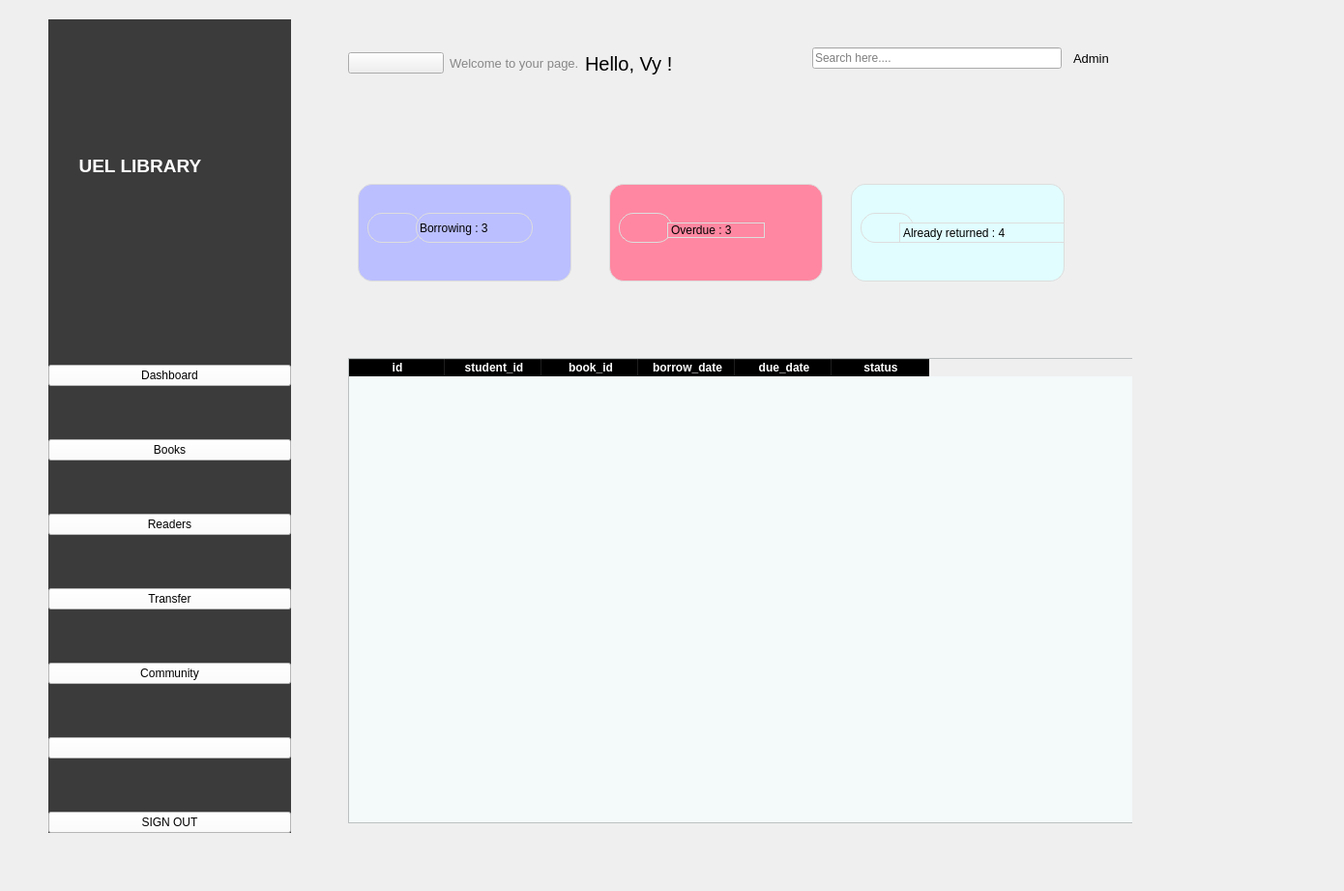
<?xml version="1.0" encoding="UTF-8"?>
<ui version="4.0">
 <class>MainWindow</class>
 <widget class="QMainWindow" name="MainWindow">
  <property name="geometry">
   <rect>
    <x>0</x>
    <y>0</y>
    <width>1390</width>
    <height>921</height>
   </rect>
  </property>
  <property name="windowTitle">
   <string>MainWindow</string>
  </property>
  <widget class="QWidget" name="centralwidget">
   <widget class="QWidget" name="icon_text_widget" native="true">
    <property name="geometry">
     <rect>
      <x>50</x>
      <y>20</y>
      <width>251</width>
      <height>841</height>
     </rect>
    </property>
    <property name="styleSheet">
     <string notr="true">background-color: rgb(0, 0, 167);
background-color: rgb(59, 59, 59);</string>
    </property>
    <layout class="QVBoxLayout" name="verticalLayout_3">
     <property name="spacing">
      <number>55</number>
     </property>
     <item>
      <layout class="QHBoxLayout" name="horizontalLayout">
       <item>
        <widget class="QLabel" name="label_3">
         <property name="minimumSize">
          <size>
           <width>19</width>
           <height>0</height>
          </size>
         </property>
         <property name="font">
          <font>
           <pointsize>14</pointsize>
           <weight>75</weight>
           <bold>true</bold>
          </font>
         </property>
         <property name="styleSheet">
          <string notr="true">QLabel {
    color: white;
}
</string>
         </property>
         <property name="text">
          <string>      UEL LIBRARY</string>
         </property>
        </widget>
       </item>
      </layout>
     </item>
     <item>
      <layout class="QVBoxLayout" name="verticalLayout">
       <item>
        <widget class="QPushButton" name="pushButton_2">
         <property name="styleSheet">
          <string notr="true">background-color: rgb(255, 255, 255);</string>
         </property>
         <property name="text">
          <string>Dashboard</string>
         </property>
         <property name="icon">
          <iconset resource="../../LIBRARY/resources.qrc">
           <normaloff>:/icons/icons/grid.svg</normaloff>:/icons/icons/grid.svg</iconset>
         </property>
         <property name="checkable">
          <bool>true</bool>
         </property>
         <property name="autoExclusive">
          <bool>false</bool>
         </property>
        </widget>
       </item>
       <item>
        <widget class="QPushButton" name="pushButton_7">
         <property name="styleSheet">
          <string notr="true">background-color: rgb(255, 255, 255);</string>
         </property>
         <property name="text">
          <string>Books</string>
         </property>
         <property name="icon">
          <iconset resource="../../LIBRARY/resources.qrc">
           <normaloff>:/icons/icons/book-open.svg</normaloff>:/icons/icons/book-open.svg</iconset>
         </property>
         <property name="checkable">
          <bool>true</bool>
         </property>
         <property name="autoExclusive">
          <bool>false</bool>
         </property>
        </widget>
       </item>
       <item>
        <widget class="QPushButton" name="pushButton_9">
         <property name="styleSheet">
          <string notr="true">background-color: rgb(255, 255, 255);</string>
         </property>
         <property name="text">
          <string>Readers</string>
         </property>
         <property name="icon">
          <iconset resource="../../LIBRARY/resources.qrc">
           <normaloff>:/icons/icons/eye.svg</normaloff>:/icons/icons/eye.svg</iconset>
         </property>
         <property name="checkable">
          <bool>true</bool>
         </property>
         <property name="autoExclusive">
          <bool>false</bool>
         </property>
        </widget>
       </item>
       <item>
        <widget class="QPushButton" name="pushButton_8">
         <property name="styleSheet">
          <string notr="true">background-color: rgb(255, 255, 255);</string>
         </property>
         <property name="text">
          <string>Transfer</string>
         </property>
         <property name="icon">
          <iconset resource="../../LIBRARY/resources.qrc">
           <normaloff>:/icons/icons/users.svg</normaloff>:/icons/icons/users.svg</iconset>
         </property>
         <property name="checkable">
          <bool>true</bool>
         </property>
         <property name="autoExclusive">
          <bool>false</bool>
         </property>
        </widget>
       </item>
       <item>
        <widget class="QPushButton" name="pushButton_10">
         <property name="styleSheet">
          <string notr="true">background-color: rgb(255, 255, 255);</string>
         </property>
         <property name="text">
          <string>Community</string>
         </property>
         <property name="icon">
          <iconset resource="../../LIBRARY/resources.qrc">
           <normaloff>:/icons/icons/globe.svg</normaloff>:/icons/icons/globe.svg</iconset>
         </property>
         <property name="checkable">
          <bool>true</bool>
         </property>
         <property name="autoExclusive">
          <bool>false</bool>
         </property>
        </widget>
       </item>
      </layout>
     </item>
     <item>
      <layout class="QVBoxLayout" name="verticalLayout_2">
       <item>
        <widget class="QPushButton" name="pushButton_12">
         <property name="styleSheet">
          <string notr="true">background-color: rgb(255, 255, 255);</string>
         </property>
         <property name="text">
          <string/>
         </property>
         <property name="icon">
          <iconset resource="../../LIBRARY/resources.qrc">
           <normaloff>:/icons/icons/settings.svg</normaloff>:/icons/icons/settings.svg</iconset>
         </property>
         <property name="checkable">
          <bool>true</bool>
         </property>
         <property name="autoExclusive">
          <bool>true</bool>
         </property>
        </widget>
       </item>
       <item>
        <widget class="QPushButton" name="pushButton_11">
         <property name="styleSheet">
          <string notr="true">background-color: rgb(255, 255, 255);</string>
         </property>
         <property name="text">
          <string>SIGN OUT</string>
         </property>
         <property name="icon">
          <iconset resource="../../LIBRARY/resources.qrc">
           <normaloff>:/icons/icons/log-out.svg</normaloff>:/icons/icons/log-out.svg</iconset>
         </property>
         <property name="checkable">
          <bool>true</bool>
         </property>
         <property name="autoExclusive">
          <bool>true</bool>
         </property>
        </widget>
       </item>
      </layout>
     </item>
    </layout>
   </widget>
   <widget class="QWidget" name="layoutWidget">
    <property name="geometry">
     <rect>
      <x>340</x>
      <y>20</y>
      <width>971</width>
      <height>841</height>
     </rect>
    </property>
    <layout class="QVBoxLayout" name="verticalLayout_4">
     <item>
      <widget class="QWidget" name="header_widget" native="true">
       <widget class="QWidget" name="layoutWidget">
        <property name="geometry">
         <rect>
          <x>20</x>
          <y>20</y>
          <width>344</width>
          <height>51</height>
         </rect>
        </property>
        <layout class="QHBoxLayout" name="horizontalLayout_2">
         <item>
          <widget class="QPushButton" name="pushButton">
           <property name="text">
            <string/>
           </property>
           <property name="icon">
            <iconset resource="../../LIBRARY/resources.qrc">
             <normaloff>:/icons/icons/align-justify.svg</normaloff>:/icons/icons/align-justify.svg</iconset>
           </property>
           <property name="iconSize">
            <size>
             <width>29</width>
             <height>35</height>
            </size>
           </property>
           <property name="checkable">
            <bool>true</bool>
           </property>
          </widget>
         </item>
         <item>
          <widget class="QLabel" name="label_2">
           <property name="font">
            <font>
             <pointsize>10</pointsize>
            </font>
           </property>
           <property name="styleSheet">
            <string notr="true">color: rgb(135, 135, 135);</string>
           </property>
           <property name="text">
            <string>Welcome to your page.</string>
           </property>
          </widget>
         </item>
         <item>
          <widget class="QLabel" name="label">
           <property name="font">
            <font>
             <pointsize>15</pointsize>
            </font>
           </property>
           <property name="text">
            <string>Hello, Vy !</string>
           </property>
          </widget>
         </item>
        </layout>
       </widget>
       <widget class="QWidget" name="layoutWidget">
        <property name="geometry">
         <rect>
          <x>500</x>
          <y>0</y>
          <width>321</width>
          <height>81</height>
         </rect>
        </property>
        <layout class="QHBoxLayout" name="horizontalLayout_3">
         <item>
          <widget class="QLineEdit" name="lineEdit">
           <property name="styleSheet">
            <string notr="true">QlineEdit{
  padding-left:20px;
  border:1px-solid gray;
  border-radius: 20px;
}</string>
           </property>
           <property name="placeholderText">
            <string>Search here....</string>
           </property>
          </widget>
         </item>
         <item>
          <widget class="QWidget" name="widget" native="true"/>
         </item>
         <item>
          <widget class="QLabel" name="label_5">
           <property name="font">
            <font>
             <pointsize>10</pointsize>
            </font>
           </property>
           <property name="styleSheet">
            <string notr="true">color: rgb(135, 135, 135);
color: rgb(0, 0, 0);</string>
           </property>
           <property name="text">
            <string>Admin</string>
           </property>
          </widget>
         </item>
         <item>
          <widget class="QLabel" name="label_4">
           <property name="font">
            <font>
             <pointsize>10</pointsize>
            </font>
           </property>
           <property name="styleSheet">
            <string notr="true">color: rgb(135, 135, 135);</string>
           </property>
           <property name="text">
            <string/>
           </property>
           <property name="pixmap">
            <pixmap resource="../../LIBRARY/resources.qrc">:/icons/icons/user.svg</pixmap>
           </property>
          </widget>
         </item>
        </layout>
       </widget>
       <widget class="QStackedWidget" name="stackedWidget">
        <property name="geometry">
         <rect>
          <x>-10</x>
          <y>100</y>
          <width>941</width>
          <height>741</height>
         </rect>
        </property>
        <property name="maximumSize">
         <size>
          <width>941</width>
          <height>741</height>
         </size>
        </property>
        <property name="styleSheet">
         <string notr="true"/>
        </property>
        <property name="currentIndex">
         <number>3</number>
        </property>
        <widget class="QWidget" name="page">
         <property name="maximumSize">
          <size>
           <width>841</width>
           <height>741</height>
          </size>
         </property>
         <widget class="QLabel" name="label_6">
          <property name="geometry">
           <rect>
            <x>280</x>
            <y>240</y>
            <width>161</width>
            <height>71</height>
           </rect>
          </property>
          <property name="text">
           <string>dashboard</string>
          </property>
         </widget>
        </widget>
        <widget class="QWidget" name="page_3">
         <property name="maximumSize">
          <size>
           <width>841</width>
           <height>741</height>
          </size>
         </property>
         <widget class="QLabel" name="label_7">
          <property name="geometry">
           <rect>
            <x>310</x>
            <y>250</y>
            <width>55</width>
            <height>16</height>
           </rect>
          </property>
          <property name="text">
           <string>books</string>
          </property>
         </widget>
        </widget>
        <widget class="QWidget" name="page_2">
         <property name="maximumSize">
          <size>
           <width>841</width>
           <height>741</height>
          </size>
         </property>
         <widget class="QLabel" name="label_8">
          <property name="geometry">
           <rect>
            <x>350</x>
            <y>280</y>
            <width>55</width>
            <height>16</height>
           </rect>
          </property>
          <property name="text">
           <string>readers</string>
          </property>
         </widget>
        </widget>
        <widget class="QWidget" name="page_4">
         <property name="maximumSize">
          <size>
           <width>841</width>
           <height>741</height>
          </size>
         </property>
         <widget class="QTableWidget" name="transferTable">
          <property name="geometry">
           <rect>
            <x>30</x>
            <y>250</y>
            <width>911</width>
            <height>481</height>
           </rect>
          </property>
          <property name="styleSheet">
           <string notr="true">QHeaderView::section{
    font-weight: bold;
    background-color: black;
    color: white;
}

QTableWidget{
    alternate-background-color: #B0EDFB;
    background-color: #F4F9FA;
}
</string>
          </property>
          <column>
           <property name="text">
            <string>id</string>
           </property>
          </column>
          <column>
           <property name="text">
            <string>student_id</string>
           </property>
          </column>
          <column>
           <property name="text">
            <string>book_id</string>
           </property>
          </column>
          <column>
           <property name="text">
            <string>borrow_date</string>
           </property>
          </column>
          <column>
           <property name="text">
            <string>due_date</string>
           </property>
          </column>
          <column>
           <property name="text">
            <string>status</string>
           </property>
          </column>
         </widget>
         <widget class="QLabel" name="label_9">
          <property name="geometry">
           <rect>
            <x>134</x>
            <y>75</y>
            <width>91</width>
            <height>51</height>
           </rect>
          </property>
          <property name="text">
           <string/>
          </property>
          <property name="pixmap">
           <pixmap resource="../../LIBRARY/resources.qrc">:/icons/icons/alert-circle.svg</pixmap>
          </property>
         </widget>
         <widget class="QWidget" name="widget_2" native="true">
          <property name="geometry">
           <rect>
            <x>40</x>
            <y>70</y>
            <width>221</width>
            <height>101</height>
           </rect>
          </property>
          <property name="styleSheet">
           <string notr="true">background-color: white;
background-color: rgb(187, 191, 255);
border-radius: 15px;
border: 1px solid #dddddd;
</string>
          </property>
          <widget class="QLabel" name="label_11">
           <property name="geometry">
            <rect>
             <x>10</x>
             <y>30</y>
             <width>55</width>
             <height>31</height>
            </rect>
           </property>
           <property name="text">
            <string/>
           </property>
           <property name="pixmap">
            <pixmap resource="../../LIBRARY/resources.qrc">:/icons/icons/clock.svg</pixmap>
           </property>
          </widget>
          <widget class="QLabel" name="label_14">
           <property name="geometry">
            <rect>
             <x>60</x>
             <y>30</y>
             <width>121</width>
             <height>31</height>
            </rect>
           </property>
           <property name="styleSheet">
            <string notr="true">font: 10pt &quot;MS Shell Dlg 2&quot;;</string>
           </property>
           <property name="text">
            <string>Borrowing : 3</string>
           </property>
          </widget>
         </widget>
         <widget class="QWidget" name="widget_3" native="true">
          <property name="geometry">
           <rect>
            <x>300</x>
            <y>70</y>
            <width>221</width>
            <height>101</height>
           </rect>
          </property>
          <property name="styleSheet">
           <string notr="true">background-color: white;
background-color: rgb(255, 135, 161);
border-radius: 15px;
border: 1px solid #dddddd;
</string>
          </property>
          <widget class="QLabel" name="label_12">
           <property name="geometry">
            <rect>
             <x>10</x>
             <y>30</y>
             <width>55</width>
             <height>31</height>
            </rect>
           </property>
           <property name="text">
            <string/>
           </property>
           <property name="pixmap">
            <pixmap resource="../../LIBRARY/resources.qrc">:/icons/icons/alert-circle.svg</pixmap>
           </property>
          </widget>
          <widget class="QLabel" name="label_16">
           <property name="geometry">
            <rect>
             <x>60</x>
             <y>40</y>
             <width>101</width>
             <height>16</height>
            </rect>
           </property>
           <property name="styleSheet">
            <string notr="true">font: 10pt &quot;MS Shell Dlg 2&quot;;</string>
           </property>
           <property name="text">
            <string>Overdue : 3</string>
           </property>
          </widget>
         </widget>
         <widget class="QWidget" name="widget_4" native="true">
          <property name="geometry">
           <rect>
            <x>550</x>
            <y>70</y>
            <width>221</width>
            <height>101</height>
           </rect>
          </property>
          <property name="styleSheet">
           <string notr="true">background-color: white;
background-color: rgb(225, 253, 255);
border-radius: 15px;
border: 1px solid #dddddd;
</string>
          </property>
          <widget class="QLabel" name="label_13">
           <property name="geometry">
            <rect>
             <x>10</x>
             <y>30</y>
             <width>55</width>
             <height>31</height>
            </rect>
           </property>
           <property name="text">
            <string/>
           </property>
           <property name="pixmap">
            <pixmap resource="../../LIBRARY/resources.qrc">:/icons/icons/thumbs-up.svg</pixmap>
           </property>
          </widget>
          <widget class="QLabel" name="label_17">
           <property name="geometry">
            <rect>
             <x>50</x>
             <y>40</y>
             <width>171</width>
             <height>21</height>
            </rect>
           </property>
           <property name="styleSheet">
            <string notr="true">font: 10pt &quot;MS Shell Dlg 2&quot;;</string>
           </property>
           <property name="text">
            <string>Already returned : 4</string>
           </property>
          </widget>
         </widget>
        </widget>
        <widget class="QWidget" name="page_5">
         <property name="maximumSize">
          <size>
           <width>841</width>
           <height>741</height>
          </size>
         </property>
         <widget class="QLabel" name="label_10">
          <property name="geometry">
           <rect>
            <x>300</x>
            <y>280</y>
            <width>55</width>
            <height>16</height>
           </rect>
          </property>
          <property name="text">
           <string>community</string>
          </property>
         </widget>
        </widget>
       </widget>
       <zorder>stackedWidget</zorder>
       <zorder>layoutWidget</zorder>
       <zorder>layoutWidget</zorder>
      </widget>
     </item>
    </layout>
   </widget>
   <zorder>layoutWidget</zorder>
   <zorder>icon_text_widget</zorder>
  </widget>
 </widget>
 <resources>
  <include location="../../LIBRARY/resources.qrc"/>
 </resources>
 <connections/>
</ui>
